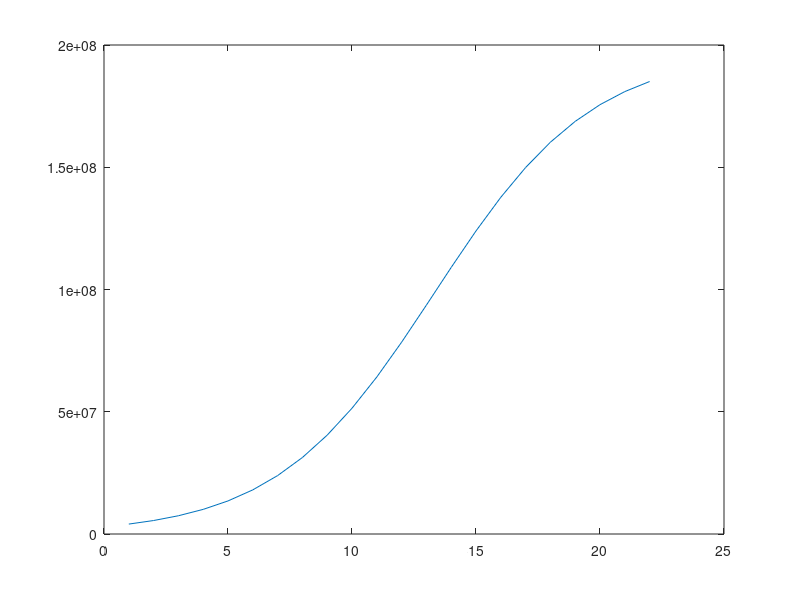

MATLAB code to generate this figure:
clc,clear,close all

%% Assignment Lab 01

%% Question 6: 
t = 1790:10:2000;

p = 197273000./(1+exp(-0.03134*(t-1913.25)));
for i = 1:size(t,2)
    fprintf('Population of %d year = %d \n',t(i),p(i))
end
plot(p)

